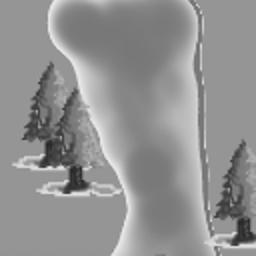
#> input picture artwork/dct_test/racer-track-0000-grey.jpg, 256 x 256 px, given in place of racer-track-0050.png, which was not available
$ python genPEG.py
#> lines starting #> are read from the running program, lines starting #| are printed output that depends on the picture; pictures that were not available may be replaced by others from this repository, and a replacement may not be noted
#!/usr/bin/python3

from PIL import Image
import numpy as np
from scipy import fft
import cv2  # Importing the OpenCV library

# perform DCT on 8x8
def block_dct(block):
    return fft.dct(fft.dct(block.T, norm='ortho').T, norm='ortho')


# quantize to 4x4
def extract_4x4(dct_block):
    return dct_block[:4, :4]


# do the reverse...pull a frame from the interpolation video and jpeg it
# [56 lines left out: functions reverse_process_image, extract_frame, not called in this run]


# choose some frames to train with
training_list = {10, 20, 30, 40, 50, 60}

for img_num in training_list:

    # read jpg image
    img_file = f"artwork/arena_training_images/racer-track-00{img_num}.png"
    img = Image.open(img_file).convert('L')
#> img is the input picture: PIL image 256x256 L; min 34, max 240, mean 145.3

    # scale to 256x256
    img = img.resize((256, 256))
    img.show()
    img.save(f"artwork/dct_test/racer-track-00{img_num}-grey.jpg")

    # convert to greyscale
    pass

    # convert to Yuv (unneeded for greyscale)
    pass

    # normalize to -127:127
    img_stepdown = np.array(img, dtype=np.float32)
    print(img_stepdown)
#> (printed output is left out)
    img_stepdown = img_stepdown - 128.
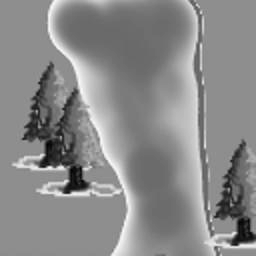
#> img_stepdown: shape (256, 256) float32; min -94, max 112, mean 17.3; drawn with min black and max white
    print(img_stepdown)
#> (printed output is left out)

    # reconstruct 256px with replication
    dct_image = np.zeros(shape=(256, 256))
    for i in range(0, 256, 8):
        for j in range(0, 256, 8):
            block = img_stepdown[i:i+8, j:j+8]
            print("Block")
            print(block)
            dct_block = block_dct(block)
            print("DCT Block")
            print(dct_block)
            sub_matrix = extract_4x4(dct_block)
            for x in range(0, 8, 4):
                for y in range(0, 8, 4):
                    dct_image[i+x:i+x+4, j+y:j+y+4] = sub_matrix
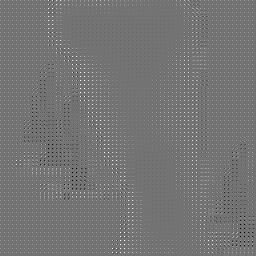
#> dct_image: shape (256, 256) float64; min -583.5, max 704.2, mean 8.6; drawn with min black and max white

    new_image = Image.fromarray(dct_image.clip(-128,127)+128).convert('L')
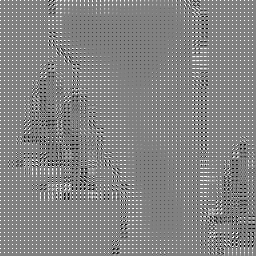
#> new_image: PIL image 256x256 L; min 0, max 255, mean 132.4
    new_filename = f"artwork/dct_test/racer-track-00{img_num}-genPEG.jpg"
    new_image.save(new_filename)
    new_image.show()

    # let's try something...reduce image size to DCT block size
    dct_image_reduced = np.zeros(shape=(128, 128))
    for i in range(0, 256, 8):
        for j in range(0, 256, 8):
            block = img_stepdown[i:i+8, j:j+8]
            dct_block = block_dct(block)
            sub_matrix = extract_4x4(dct_block)
            dct_image_reduced[int(i/2):int(i/2)+4, int(j/2):int(j/2)+4] = sub_matrix
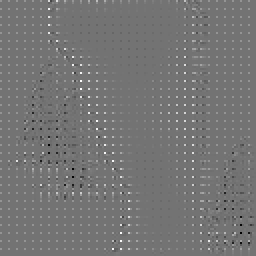
#> dct_image_reduced: shape (128, 128) float64 (shown 2 times larger); min -583.5, max 704.2, mean 8.6; drawn with min black and max white

    # save with .gjpg extension
    new_image = Image.fromarray(dct_image_reduced.clip(-128,127)+128).convert('L')
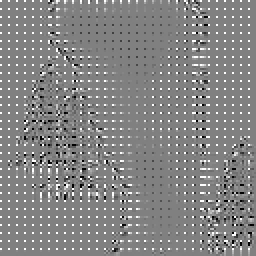
#> new_image: PIL image 128x128 L (shown 2 times larger); min 0, max 255, mean 132.4
    new_filename = f"artwork/dct_test/racer-track-00{img_num}-genPEG-128px.jpg"
    new_image.save(new_filename)
    new_image.show()
#> pass 2 of the loop `for img_num in training_list:`:
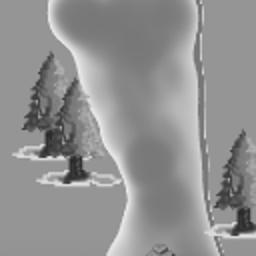
#> input picture artwork/dct_test/racer-track-0005-grey.jpg, 256 x 256 px, given in place of racer-track-0020.png, which was not available
#> img is the input picture: PIL image 256x256 L; min 33, max 245, mean 145.3
#> after the loop `for i in range(0, 256, 8):`:
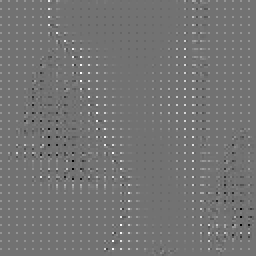
#> dct_image_reduced: shape (128, 128) float64 (shown 2 times larger); min -567.9, max 696.1, mean 8.5; drawn with min black and max white
#> `new_image = Image.fromarray(dct_image_reduced.clip(-128,127)+128).conv..`:
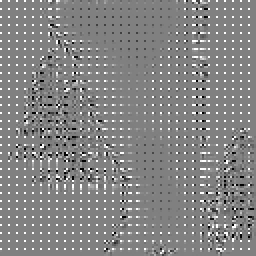
#> new_image: PIL image 128x128 L (shown 2 times larger); min 0, max 255, mean 132.3
#> (the run stopped early here; a loop or call above may not have finished)
